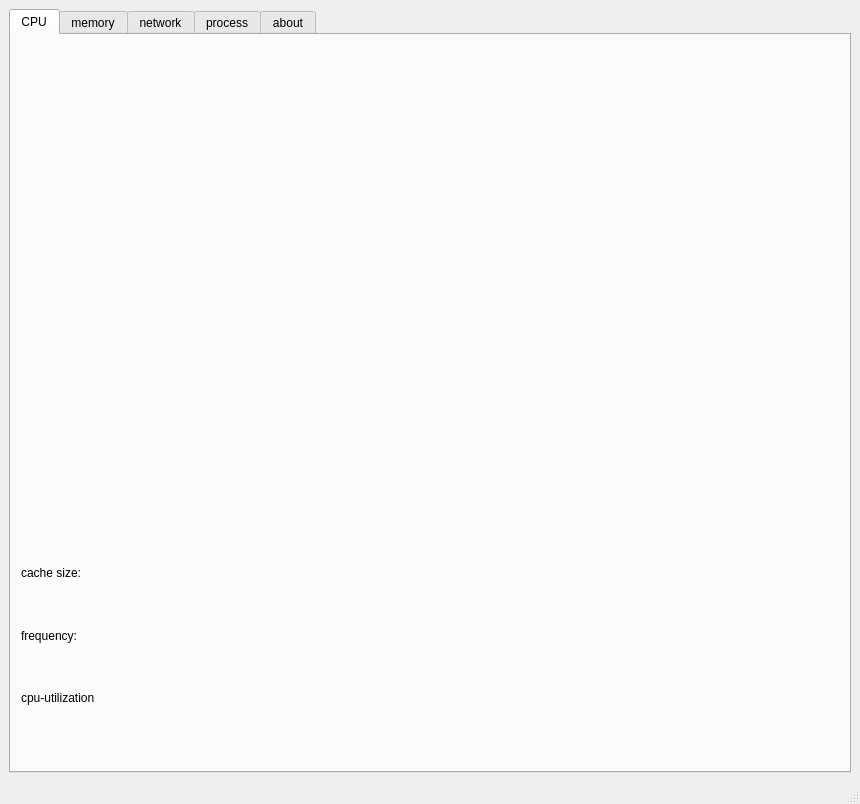
<?xml version="1.0" encoding="UTF-8"?>
<ui version="4.0">
 <class>MainWindow</class>
 <widget class="QMainWindow" name="MainWindow">
  <property name="geometry">
   <rect>
    <x>0</x>
    <y>0</y>
    <width>860</width>
    <height>804</height>
   </rect>
  </property>
  <property name="windowTitle">
   <string>MainWindow</string>
  </property>
  <widget class="QWidget" name="centralwidget">
   <layout class="QVBoxLayout" name="verticalLayout_4">
    <item>
     <widget class="QTabWidget" name="tabWidget">
      <property name="tabShape">
       <enum>QTabWidget::Rounded</enum>
      </property>
      <property name="currentIndex">
       <number>0</number>
      </property>
      <property name="elideMode">
       <enum>Qt::ElideNone</enum>
      </property>
      <property name="documentMode">
       <bool>false</bool>
      </property>
      <property name="movable">
       <bool>true</bool>
      </property>
      <property name="tabBarAutoHide">
       <bool>false</bool>
      </property>
      <widget class="QWidget" name="tab">
       <attribute name="title">
        <string>CPU</string>
       </attribute>
       <widget class="QWidget" name="cpuwidget" native="true">
        <property name="geometry">
         <rect>
          <x>10</x>
          <y>10</y>
          <width>821</width>
          <height>491</height>
         </rect>
        </property>
       </widget>
       <widget class="QWidget" name="layoutWidget">
        <property name="geometry">
         <rect>
          <x>10</x>
          <y>510</y>
          <width>821</width>
          <height>181</height>
         </rect>
        </property>
        <layout class="QHBoxLayout" name="horizontalLayout">
         <item>
          <layout class="QVBoxLayout" name="verticalLayout_2">
           <item>
            <widget class="QLabel" name="label">
             <property name="text">
              <string>cache size:</string>
             </property>
            </widget>
           </item>
           <item>
            <widget class="QLabel" name="label_3">
             <property name="text">
              <string>frequency:</string>
             </property>
            </widget>
           </item>
           <item>
            <widget class="QLabel" name="label_10">
             <property name="text">
              <string>cpu-utilization</string>
             </property>
            </widget>
           </item>
          </layout>
         </item>
         <item>
          <layout class="QVBoxLayout" name="verticalLayout">
           <item>
            <widget class="QLabel" name="cachesizelabel">
             <property name="text">
              <string/>
             </property>
            </widget>
           </item>
           <item>
            <widget class="QLabel" name="freqlabel">
             <property name="text">
              <string/>
             </property>
            </widget>
           </item>
           <item>
            <widget class="QLabel" name="cpulabel">
             <property name="text">
              <string/>
             </property>
            </widget>
           </item>
          </layout>
         </item>
        </layout>
       </widget>
      </widget>
      <widget class="QWidget" name="tab_2">
       <attribute name="title">
        <string>memory</string>
       </attribute>
       <widget class="QWidget" name="layoutWidget">
        <property name="geometry">
         <rect>
          <x>20</x>
          <y>70</y>
          <width>801</width>
          <height>23</height>
         </rect>
        </property>
        <layout class="QHBoxLayout" name="horizontalLayout_3">
         <item>
          <widget class="QLabel" name="label_11">
           <property name="text">
            <string>memory total</string>
           </property>
          </widget>
         </item>
         <item>
          <widget class="QLabel" name="memlabel">
           <property name="text">
            <string/>
           </property>
          </widget>
         </item>
        </layout>
       </widget>
       <widget class="QWidget" name="layoutWidget">
        <property name="geometry">
         <rect>
          <x>20</x>
          <y>130</y>
          <width>801</width>
          <height>511</height>
         </rect>
        </property>
        <layout class="QVBoxLayout" name="verticalLayout_3">
         <item>
          <layout class="QHBoxLayout" name="horizontalLayout_4">
           <item>
            <widget class="QLabel" name="label_12">
             <property name="text">
              <string>memory free</string>
             </property>
            </widget>
           </item>
           <item>
            <widget class="QProgressBar" name="MemFreebar">
             <property name="value">
              <number>24</number>
             </property>
            </widget>
           </item>
          </layout>
         </item>
         <item>
          <layout class="QHBoxLayout" name="horizontalLayout_5">
           <item>
            <widget class="QLabel" name="label_13">
             <property name="text">
              <string>memory available</string>
             </property>
            </widget>
           </item>
           <item>
            <widget class="QProgressBar" name="MemAvailblebar">
             <property name="value">
              <number>24</number>
             </property>
            </widget>
           </item>
          </layout>
         </item>
         <item>
          <layout class="QHBoxLayout" name="horizontalLayout_6">
           <item>
            <widget class="QLabel" name="label_14">
             <property name="text">
              <string>Buffers</string>
             </property>
            </widget>
           </item>
           <item>
            <widget class="QProgressBar" name="bufbar">
             <property name="value">
              <number>24</number>
             </property>
            </widget>
           </item>
          </layout>
         </item>
         <item>
          <layout class="QHBoxLayout" name="horizontalLayout_7">
           <item>
            <widget class="QLabel" name="label_15">
             <property name="text">
              <string>cached</string>
             </property>
            </widget>
           </item>
           <item>
            <widget class="QProgressBar" name="cachedbar">
             <property name="value">
              <number>24</number>
             </property>
            </widget>
           </item>
          </layout>
         </item>
        </layout>
       </widget>
      </widget>
      <widget class="QWidget" name="tab_4">
       <attribute name="title">
        <string>network</string>
       </attribute>
       <widget class="QWidget" name="netwidget" native="true">
        <property name="geometry">
         <rect>
          <x>10</x>
          <y>10</y>
          <width>811</width>
          <height>521</height>
         </rect>
        </property>
       </widget>
       <widget class="QWidget" name="layoutWidget">
        <property name="geometry">
         <rect>
          <x>20</x>
          <y>590</y>
          <width>791</width>
          <height>91</height>
         </rect>
        </property>
        <layout class="QHBoxLayout" name="horizontalLayout_14">
         <item>
          <layout class="QVBoxLayout" name="verticalLayout_6">
           <item>
            <layout class="QHBoxLayout" name="horizontalLayout_2">
             <item>
              <widget class="QLabel" name="label_21">
               <property name="text">
                <string>recv pkg</string>
               </property>
              </widget>
             </item>
             <item>
              <widget class="QLabel" name="rcvlabel">
               <property name="text">
                <string/>
               </property>
              </widget>
             </item>
            </layout>
           </item>
           <item>
            <layout class="QHBoxLayout" name="horizontalLayout_11">
             <item>
              <widget class="QLabel" name="label_22">
               <property name="text">
                <string>trans pkg</string>
               </property>
              </widget>
             </item>
             <item>
              <widget class="QLabel" name="tranlabel">
               <property name="text">
                <string/>
               </property>
              </widget>
             </item>
            </layout>
           </item>
          </layout>
         </item>
         <item>
          <layout class="QVBoxLayout" name="verticalLayout_7">
           <item>
            <layout class="QHBoxLayout" name="horizontalLayout_12">
             <item>
              <widget class="QLabel" name="label_23">
               <property name="text">
                <string>recv Byte</string>
               </property>
              </widget>
             </item>
             <item>
              <widget class="QLabel" name="rcvlabel_2">
               <property name="text">
                <string/>
               </property>
              </widget>
             </item>
            </layout>
           </item>
           <item>
            <layout class="QHBoxLayout" name="horizontalLayout_13">
             <item>
              <widget class="QLabel" name="label_24">
               <property name="text">
                <string>trans Byte</string>
               </property>
              </widget>
             </item>
             <item>
              <widget class="QLabel" name="tranlabel_2">
               <property name="text">
                <string/>
               </property>
              </widget>
             </item>
            </layout>
           </item>
          </layout>
         </item>
        </layout>
       </widget>
       <widget class="QWidget" name="layoutWidget">
        <property name="geometry">
         <rect>
          <x>20</x>
          <y>544</y>
          <width>791</width>
          <height>41</height>
         </rect>
        </property>
        <layout class="QHBoxLayout" name="horizontalLayout_17">
         <item>
          <layout class="QHBoxLayout" name="horizontalLayout_16">
           <item>
            <widget class="QLabel" name="label_26">
             <property name="text">
              <string>&lt;html&gt;&lt;head/&gt;&lt;body&gt;&lt;p&gt;&lt;span style=&quot; font-weight:600; color:#204a87;&quot;&gt;up speed:&lt;/span&gt;&lt;/p&gt;&lt;/body&gt;&lt;/html&gt;</string>
             </property>
            </widget>
           </item>
           <item>
            <widget class="QLabel" name="ulabel">
             <property name="text">
              <string/>
             </property>
            </widget>
           </item>
          </layout>
         </item>
         <item>
          <layout class="QHBoxLayout" name="horizontalLayout_15">
           <item>
            <widget class="QLabel" name="label_25">
             <property name="text">
              <string>&lt;html&gt;&lt;head/&gt;&lt;body&gt;&lt;p&gt;&lt;span style=&quot; font-weight:600; color:#a40000;&quot;&gt;downspeed:&lt;/span&gt;&lt;/p&gt;&lt;/body&gt;&lt;/html&gt;</string>
             </property>
            </widget>
           </item>
           <item>
            <widget class="QLabel" name="dlabel">
             <property name="text">
              <string/>
             </property>
            </widget>
           </item>
          </layout>
         </item>
        </layout>
       </widget>
      </widget>
      <widget class="QWidget" name="tab_5">
       <attribute name="title">
        <string>process</string>
       </attribute>
       <widget class="QTextBrowser" name="procsshower">
        <property name="geometry">
         <rect>
          <x>9</x>
          <y>36</y>
          <width>671</width>
          <height>301</height>
         </rect>
        </property>
       </widget>
       <widget class="QLabel" name="label_9">
        <property name="geometry">
         <rect>
          <x>9</x>
          <y>9</y>
          <width>656</width>
          <height>21</height>
         </rect>
        </property>
        <property name="text">
         <string>USER  PID  CPU  MEM  VSZ  RSS   TTY   STAT    START   TIME           COMMAND</string>
        </property>
       </widget>
       <widget class="QPushButton" name="pushButton">
        <property name="geometry">
         <rect>
          <x>690</x>
          <y>250</y>
          <width>106</width>
          <height>29</height>
         </rect>
        </property>
        <property name="text">
         <string>MEM</string>
        </property>
       </widget>
       <widget class="QPushButton" name="pushButton_2">
        <property name="geometry">
         <rect>
          <x>690</x>
          <y>300</y>
          <width>106</width>
          <height>29</height>
         </rect>
        </property>
        <property name="text">
         <string>CPU</string>
        </property>
       </widget>
       <widget class="QLabel" name="label_18">
        <property name="geometry">
         <rect>
          <x>690</x>
          <y>200</y>
          <width>101</width>
          <height>21</height>
         </rect>
        </property>
        <property name="text">
         <string>Sort by</string>
        </property>
       </widget>
       <widget class="Line" name="line">
        <property name="geometry">
         <rect>
          <x>10</x>
          <y>350</y>
          <width>791</width>
          <height>16</height>
         </rect>
        </property>
        <property name="orientation">
         <enum>Qt::Horizontal</enum>
        </property>
       </widget>
       <widget class="Line" name="line_2">
        <property name="geometry">
         <rect>
          <x>10</x>
          <y>530</y>
          <width>791</width>
          <height>16</height>
         </rect>
        </property>
        <property name="orientation">
         <enum>Qt::Horizontal</enum>
        </property>
       </widget>
       <widget class="QWidget" name="layoutWidget">
        <property name="geometry">
         <rect>
          <x>10</x>
          <y>550</y>
          <width>801</width>
          <height>141</height>
         </rect>
        </property>
        <layout class="QVBoxLayout" name="verticalLayout_8">
         <item>
          <layout class="QHBoxLayout" name="horizontalLayout_20">
           <item>
            <widget class="QLabel" name="label_6">
             <property name="text">
              <string>process total</string>
             </property>
            </widget>
           </item>
           <item>
            <widget class="QLabel" name="pronumlabel">
             <property name="text">
              <string/>
             </property>
            </widget>
           </item>
          </layout>
         </item>
         <item>
          <layout class="QHBoxLayout" name="horizontalLayout_19">
           <item>
            <widget class="QLabel" name="label_7">
             <property name="text">
              <string>process running</string>
             </property>
            </widget>
           </item>
           <item>
            <widget class="QLabel" name="prorunlabel">
             <property name="text">
              <string/>
             </property>
            </widget>
           </item>
          </layout>
         </item>
         <item>
          <layout class="QHBoxLayout" name="horizontalLayout_18">
           <item>
            <widget class="QLabel" name="label_8">
             <property name="text">
              <string>process blocked</string>
             </property>
            </widget>
           </item>
           <item>
            <widget class="QLabel" name="problklabel">
             <property name="text">
              <string/>
             </property>
            </widget>
           </item>
          </layout>
         </item>
        </layout>
       </widget>
       <widget class="QWidget" name="layoutWidget">
        <property name="geometry">
         <rect>
          <x>10</x>
          <y>380</y>
          <width>801</width>
          <height>51</height>
         </rect>
        </property>
        <layout class="QHBoxLayout" name="horizontalLayout_21">
         <item>
          <widget class="QLabel" name="label_17">
           <property name="text">
            <string>input pid:</string>
           </property>
          </widget>
         </item>
         <item>
          <widget class="QLineEdit" name="lineEdit">
           <property name="clearButtonEnabled">
            <bool>true</bool>
           </property>
          </widget>
         </item>
         <item>
          <widget class="QPushButton" name="pushButton_3">
           <property name="text">
            <string>search</string>
           </property>
          </widget>
         </item>
         <item>
          <widget class="QPushButton" name="pushButton_4">
           <property name="text">
            <string>kill</string>
           </property>
          </widget>
         </item>
        </layout>
       </widget>
       <widget class="QWidget" name="layoutWidget">
        <property name="geometry">
         <rect>
          <x>10</x>
          <y>440</y>
          <width>621</width>
          <height>99</height>
         </rect>
        </property>
        <layout class="QVBoxLayout" name="verticalLayout_9">
         <item>
          <widget class="QLabel" name="label_27">
           <property name="text">
            <string>PID   TTY      STAT             TIME                              COMMAND</string>
           </property>
          </widget>
         </item>
         <item>
          <widget class="QTextBrowser" name="procsshower_2"/>
         </item>
        </layout>
       </widget>
      </widget>
      <widget class="QWidget" name="tab_6">
       <attribute name="title">
        <string>about</string>
       </attribute>
       <widget class="QWidget" name="layoutWidget">
        <property name="geometry">
         <rect>
          <x>10</x>
          <y>0</y>
          <width>821</width>
          <height>621</height>
         </rect>
        </property>
        <layout class="QVBoxLayout" name="verticalLayout_5">
         <item>
          <layout class="QHBoxLayout" name="horizontalLayout_8">
           <item>
            <widget class="QLabel" name="label_5">
             <property name="text">
              <string>os version</string>
             </property>
            </widget>
           </item>
           <item>
            <widget class="QLabel" name="oslabel">
             <property name="text">
              <string/>
             </property>
            </widget>
           </item>
          </layout>
         </item>
         <item>
          <layout class="QHBoxLayout" name="horizontalLayout_9">
           <item>
            <widget class="QLabel" name="label_4">
             <property name="text">
              <string>kernel version</string>
             </property>
            </widget>
           </item>
           <item>
            <widget class="QLabel" name="kernellabel">
             <property name="text">
              <string/>
             </property>
            </widget>
           </item>
          </layout>
         </item>
         <item>
          <layout class="QHBoxLayout" name="horizontalLayout_10">
           <item>
            <widget class="QLabel" name="label_2">
             <property name="text">
              <string>model name:</string>
             </property>
            </widget>
           </item>
           <item>
            <widget class="QLabel" name="modelnamelabel">
             <property name="text">
              <string/>
             </property>
            </widget>
           </item>
          </layout>
         </item>
         <item>
          <layout class="QHBoxLayout" name="horizontalLayout_22">
           <item>
            <widget class="QLabel" name="label_28">
             <property name="text">
              <string>system time:</string>
             </property>
            </widget>
           </item>
           <item>
            <widget class="QLabel" name="modelnamelabel_2">
             <property name="text">
              <string/>
             </property>
            </widget>
           </item>
          </layout>
         </item>
         <item>
          <layout class="QHBoxLayout" name="horizontalLayout_23">
           <item>
            <widget class="QLabel" name="label_29">
             <property name="text">
              <string>run time:</string>
             </property>
            </widget>
           </item>
           <item>
            <widget class="QLabel" name="modelnamelabel_3">
             <property name="text">
              <string/>
             </property>
            </widget>
           </item>
          </layout>
         </item>
        </layout>
       </widget>
       <widget class="QPushButton" name="pushButton_5">
        <property name="geometry">
         <rect>
          <x>360</x>
          <y>650</y>
          <width>106</width>
          <height>29</height>
         </rect>
        </property>
        <property name="text">
         <string>shutdown</string>
        </property>
       </widget>
      </widget>
     </widget>
    </item>
   </layout>
   <widget class="QLabel" name="rlabel3">
    <property name="geometry">
     <rect>
      <x>470</x>
      <y>490</y>
      <width>231</width>
      <height>21</height>
     </rect>
    </property>
    <property name="text">
     <string/>
    </property>
   </widget>
   <widget class="QLabel" name="rlabel2">
    <property name="geometry">
     <rect>
      <x>450</x>
      <y>460</y>
      <width>251</width>
      <height>21</height>
     </rect>
    </property>
    <property name="text">
     <string/>
    </property>
   </widget>
   <widget class="QLabel" name="rlabel1">
    <property name="geometry">
     <rect>
      <x>490</x>
      <y>420</y>
      <width>231</width>
      <height>21</height>
     </rect>
    </property>
    <property name="text">
     <string/>
    </property>
   </widget>
  </widget>
  <widget class="QMenuBar" name="menubar">
   <property name="geometry">
    <rect>
     <x>0</x>
     <y>0</y>
     <width>860</width>
     <height>26</height>
    </rect>
   </property>
  </widget>
  <widget class="QStatusBar" name="statusbar"/>
 </widget>
 <resources/>
 <connections/>
</ui>
